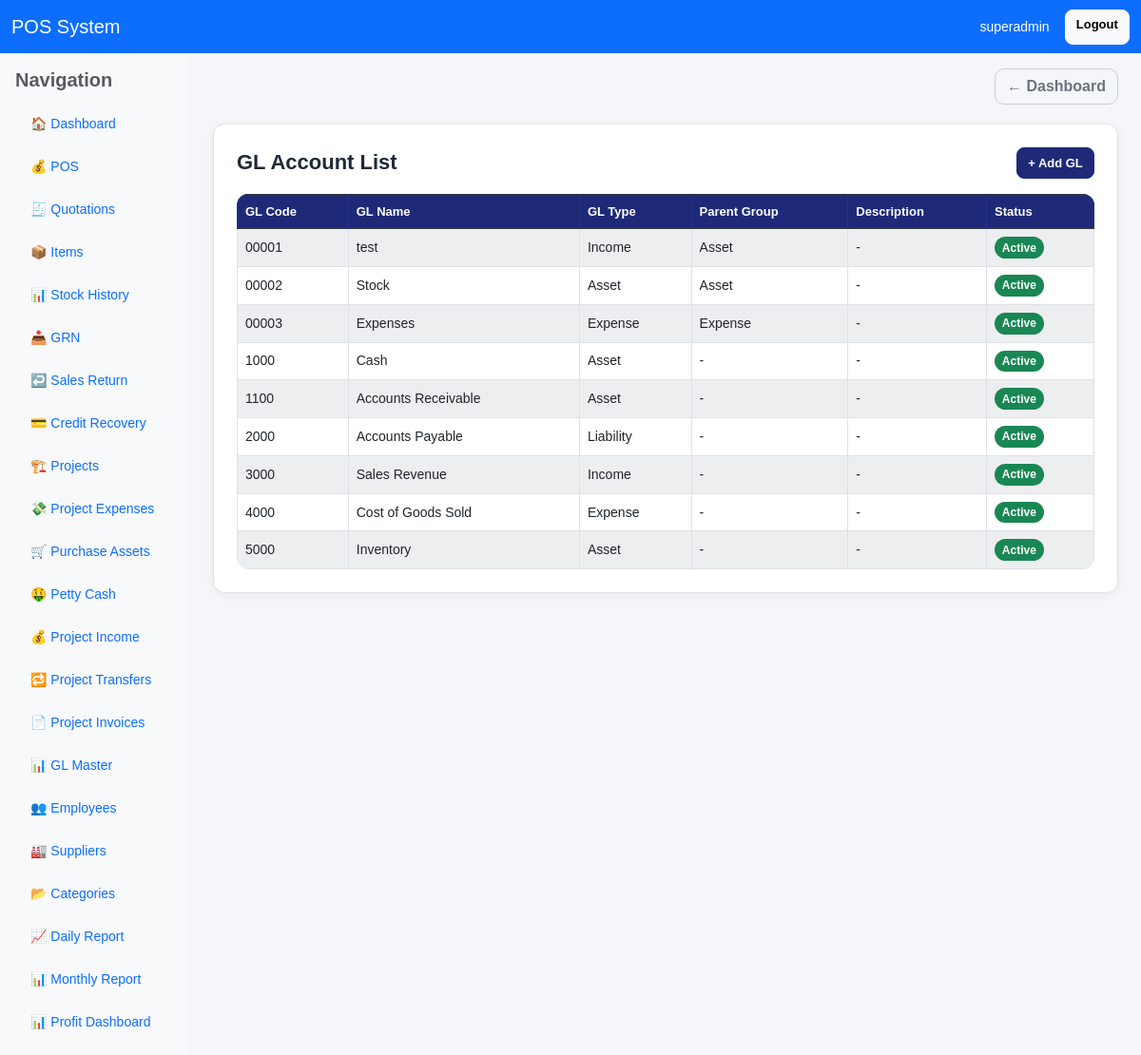
/gl/ (signed in), run on an earlier commit of the app's database.
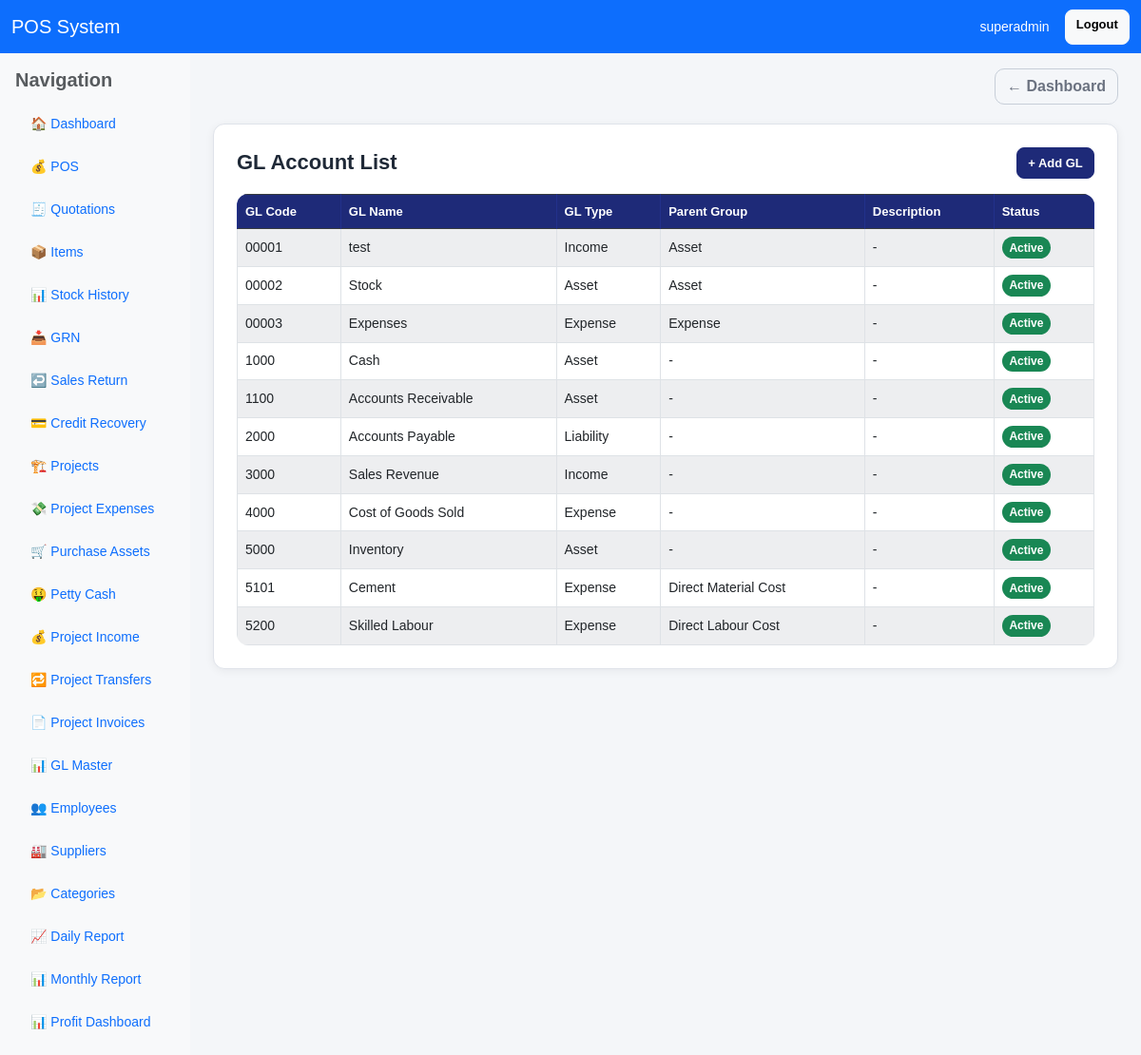
And on a later commit of the database.
### pos/models.py (models this page shows, shortened)
class GLMaster(models.Model):
    GL_TYPE_CHOICES = [
        ("asset", "Asset"),
        ("liability", "Liability"),
        ("income", "Income"),
        ("expense", "Expense"),
        ("equity", "Equity"),
    ]
    gl_code = models.CharField(max_length=30, unique=True)
    gl_name = models.CharField(max_length=150)
    gl_type = models.CharField(max_length=20, choices=GL_TYPE_CHOICES)
    parent_group = models.CharField(max_length=150, blank=True, null=True)
    description = models.TextField(blank=True, null=True)
    is_active = models.BooleanField(default=True)
    created_at = models.DateTimeField(auto_now_add=True)
    class Meta:
        ordering = ["gl_code"]

### pos/views.py (the view)
# urls.py: path('gl/', views.gl_list, name='gl_list'),
@user_passes_test(can_use_gl)
def gl_list(request):
    gls = GLMaster.objects.all().order_by("gl_code")
    return render(request, "pos/gl_list.html", {"gl_accounts": gls})

### pos/views.py (called while the page is built)
def is_owner(user):
    return user.is_superuser or user.groups.filter(name__iexact="Owner").exists()

def can_use_gl(user):
    return is_owner(user)

### pos/templates/pos/gl_list.html (shortened to what this page needs)
{% extends "base.html" %}
{% block content %}
<div class="card p-3 p-md-4">
    <div class="app-card-header">
        <h4 class="app-page-title">GL Account List</h4>
        <div>
            <a href="{% url 'add_gl' %}" class="btn btn-primary btn-sm">+ Add GL</a>
        </div>
    </div>
    <div class="table-responsive">
        <table class="table table-bordered table-striped bg-white align-middle">
            <thead class="table-dark">
                <tr>
                    <th>GL Code</th>
                    <th>GL Name</th>
                    <th>GL Type</th>
                    <th>Parent Group</th>
                    <th>Description</th>
                    <th>Status</th>
                </tr>
            </thead>
            <tbody>
                {% for gl in gl_accounts %}
                <tr>
                    <td>{{ gl.gl_code }}</td>
                    <td>{{ gl.gl_name }}</td>
                    <td>{{ gl.get_gl_type_display }}</td>
                    <td>{{ gl.parent_group|default:"-" }}</td>
                    <td>{{ gl.description|default:"-" }}</td>
                    <td>
                        {% if gl.is_active %}
                            <span class="badge bg-success">Active</span>
                        {% else %}
                            <span class="badge bg-danger">Inactive</span>
                        {% endif %}
                    </td>
                </tr>
                {% empty %}
                <tr>
                    <td colspan="6" class="text-center">No GL accounts found</td>
                </tr>
                {% endfor %}
            </tbody>
        </table>
    </div>
</div>
{% endblock %}

What changed in the data, as far as the page shows it:
added GLMaster: gl_code "5101", gl_name "Cement", gl_type "Expense", parent_group "Direct Material Cost", description "-", is_active "Active"
added GLMaster: gl_code "5200", gl_name "Skilled Labour", gl_type "Expense", parent_group "Direct Labour Cost", description "-", is_active "Active"
